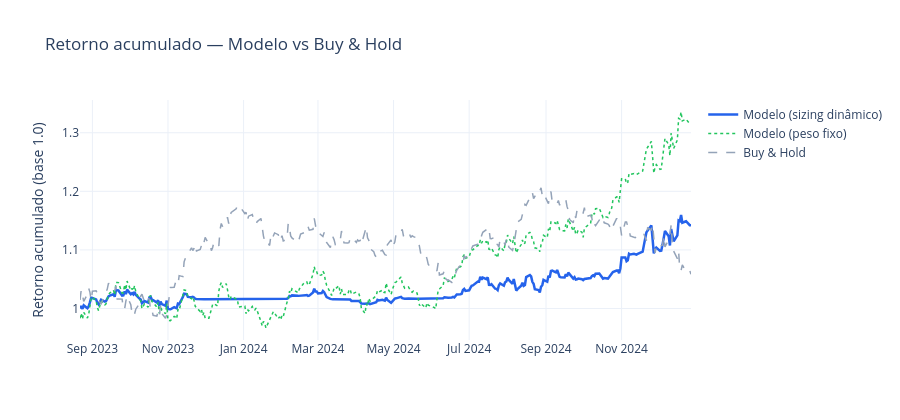

This figure's notebook cell:
### Markdown cell above
## 3. Performance acumulada

### Code cell
df_test['cum_modelo']   = (1 + df_test['ret_modelo']).cumprod()
df_test['cum_sizing']   = (1 + df_test['ret_sizing'].fillna(0)).cumprod()
df_test['cum_bnh']      = (1 + df_test['retorno']).cumprod()

fig = go.Figure()
fig.add_trace(go.Scatter(x=df_test.index, y=df_test['cum_sizing'],
                         name='Modelo (sizing dinâmico)',
                         line=dict(color='#2563eb', width=2.5)))
fig.add_trace(go.Scatter(x=df_test.index, y=df_test['cum_modelo'],
                         name='Modelo (peso fixo)',
                         line=dict(color='#22c55e', width=1.5, dash='dot')))
fig.add_trace(go.Scatter(x=df_test.index, y=df_test['cum_bnh'],
                         name='Buy & Hold',
                         line=dict(color='#94a3b8', width=1.5, dash='dash')))

fig.update_layout(title='Retorno acumulado — Modelo vs Buy & Hold',
                  yaxis_title='Retorno acumulado (base 1.0)',
                  template='plotly_white', height=420)
fig.show()

### Figure 1 — Plotly figure (JSON) as saved in the notebook; plotly's stock layout.template omitted (floating-point values rounded to 4 significant figures; data arrays with more than 128 entries replaced by an {"elided": "..."} marker saying what was removed)
{"data": [{"line": {"color": "#2563eb", "width": 2.5}, "name": "Modelo (sizing dinâmico)", "type": "scatter", "x": {"elided": "338 str values"}, "y": {"elided": "338 float values"}}, {"line": {"color": "#22c55e", "dash": "dot", "width": 1.5}, "name": "Modelo (peso fixo)", "type": "scatter", "x": {"elided": "338 str values"}, "y": {"elided": "338 float values"}}, {"line": {"color": "#94a3b8", "dash": "dash", "width": 1.5}, "name": "Buy & Hold", "type": "scatter", "x": {"elided": "338 str values"}, "y": {"elided": "338 float values"}}], "layout": {"height": 420, "title": {"text": "Retorno acumulado — Modelo vs Buy & Hold"}, "yaxis": {"title": {"text": "Retorno acumulado (base 1.0)"}}}}
